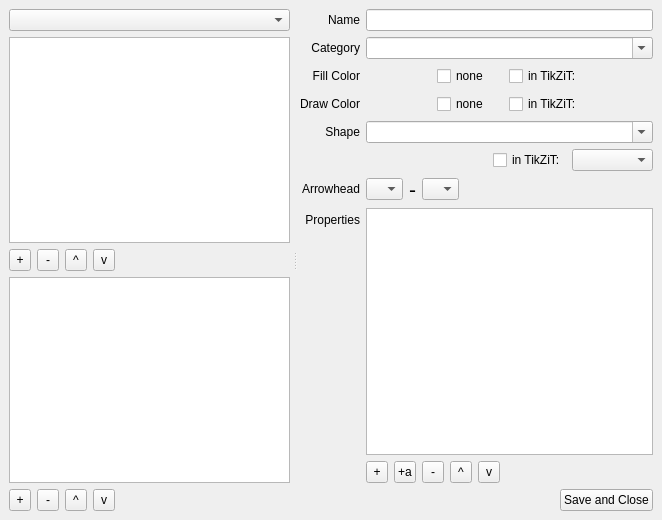
<?xml version="1.0" encoding="UTF-8"?>
<ui version="4.0">
 <class>StyleEditor</class>
 <widget class="QMainWindow" name="StyleEditor">
  <property name="geometry">
   <rect>
    <x>0</x>
    <y>0</y>
    <width>662</width>
    <height>520</height>
   </rect>
  </property>
  <property name="windowTitle">
   <string>Style Editor - TikZiT</string>
  </property>
  <widget class="QWidget" name="centralwidget">
   <layout class="QHBoxLayout" name="horizontalLayout">
    <item>
     <widget class="QSplitter" name="splitter">
      <property name="orientation">
       <enum>Qt::Horizontal</enum>
      </property>
      <property name="handleWidth">
       <number>10</number>
      </property>
      <property name="childrenCollapsible">
       <bool>false</bool>
      </property>
      <widget class="QWidget" name="verticalLayoutWidget_2">
       <layout class="QVBoxLayout" name="verticalLayout_0">
        <item>
         <widget class="QComboBox" name="currentCategory"/>
        </item>
        <item>
         <widget class="QListView" name="styleListView">
          <property name="font">
           <font>
            <pointsize>8</pointsize>
            <italic>true</italic>
           </font>
          </property>
         </widget>
        </item>
        <item>
         <layout class="QHBoxLayout" name="horizontalLayout_3">
          <item>
           <widget class="QToolButton" name="addStyle">
            <property name="minimumSize">
             <size>
              <width>22</width>
              <height>22</height>
             </size>
            </property>
            <property name="maximumSize">
             <size>
              <width>22</width>
              <height>22</height>
             </size>
            </property>
            <property name="font">
             <font>
              <pointsize>9</pointsize>
             </font>
            </property>
            <property name="text">
             <string>+</string>
            </property>
           </widget>
          </item>
          <item>
           <widget class="QToolButton" name="removeStyle">
            <property name="minimumSize">
             <size>
              <width>22</width>
              <height>22</height>
             </size>
            </property>
            <property name="maximumSize">
             <size>
              <width>22</width>
              <height>22</height>
             </size>
            </property>
            <property name="font">
             <font>
              <pointsize>9</pointsize>
             </font>
            </property>
            <property name="text">
             <string>-</string>
            </property>
           </widget>
          </item>
          <item>
           <widget class="QToolButton" name="styleUp">
            <property name="minimumSize">
             <size>
              <width>22</width>
              <height>22</height>
             </size>
            </property>
            <property name="maximumSize">
             <size>
              <width>22</width>
              <height>22</height>
             </size>
            </property>
            <property name="font">
             <font>
              <pointsize>9</pointsize>
             </font>
            </property>
            <property name="text">
             <string>^</string>
            </property>
           </widget>
          </item>
          <item>
           <widget class="QToolButton" name="styleDown">
            <property name="minimumSize">
             <size>
              <width>22</width>
              <height>22</height>
             </size>
            </property>
            <property name="maximumSize">
             <size>
              <width>22</width>
              <height>22</height>
             </size>
            </property>
            <property name="font">
             <font>
              <pointsize>9</pointsize>
             </font>
            </property>
            <property name="text">
             <string>v</string>
            </property>
           </widget>
          </item>
          <item>
           <spacer name="horizontalSpacer">
            <property name="orientation">
             <enum>Qt::Horizontal</enum>
            </property>
            <property name="sizeHint" stdset="0">
             <size>
              <width>40</width>
              <height>20</height>
             </size>
            </property>
           </spacer>
          </item>
         </layout>
        </item>
        <item>
         <widget class="QListView" name="edgeStyleListView">
          <property name="font">
           <font>
            <pointsize>8</pointsize>
            <italic>true</italic>
           </font>
          </property>
         </widget>
        </item>
        <item>
         <layout class="QHBoxLayout" name="horizontalLayout_4">
          <item>
           <widget class="QToolButton" name="addEdgeStyle">
            <property name="minimumSize">
             <size>
              <width>22</width>
              <height>22</height>
             </size>
            </property>
            <property name="maximumSize">
             <size>
              <width>22</width>
              <height>22</height>
             </size>
            </property>
            <property name="font">
             <font>
              <pointsize>9</pointsize>
             </font>
            </property>
            <property name="text">
             <string>+</string>
            </property>
           </widget>
          </item>
          <item>
           <widget class="QToolButton" name="removeEdgeStyle">
            <property name="minimumSize">
             <size>
              <width>22</width>
              <height>22</height>
             </size>
            </property>
            <property name="maximumSize">
             <size>
              <width>22</width>
              <height>22</height>
             </size>
            </property>
            <property name="font">
             <font>
              <pointsize>9</pointsize>
             </font>
            </property>
            <property name="text">
             <string>-</string>
            </property>
           </widget>
          </item>
          <item>
           <widget class="QToolButton" name="edgeStyleUp">
            <property name="minimumSize">
             <size>
              <width>22</width>
              <height>22</height>
             </size>
            </property>
            <property name="maximumSize">
             <size>
              <width>22</width>
              <height>22</height>
             </size>
            </property>
            <property name="font">
             <font>
              <pointsize>9</pointsize>
             </font>
            </property>
            <property name="text">
             <string>^</string>
            </property>
           </widget>
          </item>
          <item>
           <widget class="QToolButton" name="edgeStyleDown">
            <property name="minimumSize">
             <size>
              <width>22</width>
              <height>22</height>
             </size>
            </property>
            <property name="maximumSize">
             <size>
              <width>22</width>
              <height>22</height>
             </size>
            </property>
            <property name="font">
             <font>
              <pointsize>9</pointsize>
             </font>
            </property>
            <property name="text">
             <string>v</string>
            </property>
           </widget>
          </item>
          <item>
           <spacer name="horizontalSpacer_2">
            <property name="orientation">
             <enum>Qt::Horizontal</enum>
            </property>
            <property name="sizeHint" stdset="0">
             <size>
              <width>40</width>
              <height>20</height>
             </size>
            </property>
           </spacer>
          </item>
         </layout>
        </item>
       </layout>
      </widget>
      <widget class="QWidget" name="verticalLayoutWidget">
       <layout class="QVBoxLayout" name="verticalLayou_1">
        <item>
         <layout class="QFormLayout" name="formLayout_2">
          <property name="labelAlignment">
           <set>Qt::AlignRight|Qt::AlignTrailing|Qt::AlignVCenter</set>
          </property>
          <item row="0" column="0">
           <widget class="QLabel" name="labelName">
            <property name="font">
             <font>
              <pointsize>9</pointsize>
             </font>
            </property>
            <property name="text">
             <string>Name</string>
            </property>
            <property name="scaledContents">
             <bool>false</bool>
            </property>
            <property name="alignment">
             <set>Qt::AlignRight|Qt::AlignTrailing|Qt::AlignVCenter</set>
            </property>
           </widget>
          </item>
          <item row="0" column="1">
           <widget class="QLineEdit" name="name">
            <property name="font">
             <font>
              <pointsize>9</pointsize>
             </font>
            </property>
           </widget>
          </item>
          <item row="1" column="0">
           <widget class="QLabel" name="labelCategory">
            <property name="font">
             <font>
              <pointsize>9</pointsize>
             </font>
            </property>
            <property name="text">
             <string>Category</string>
            </property>
            <property name="scaledContents">
             <bool>false</bool>
            </property>
            <property name="alignment">
             <set>Qt::AlignRight|Qt::AlignTrailing|Qt::AlignVCenter</set>
            </property>
           </widget>
          </item>
          <item row="1" column="1">
           <widget class="QComboBox" name="category">
            <property name="font">
             <font>
              <pointsize>9</pointsize>
             </font>
            </property>
            <property name="editable">
             <bool>true</bool>
            </property>
           </widget>
          </item>
          <item row="2" column="0">
           <widget class="QLabel" name="labelFillColor">
            <property name="font">
             <font>
              <pointsize>9</pointsize>
             </font>
            </property>
            <property name="text">
             <string>Fill Color</string>
            </property>
            <property name="scaledContents">
             <bool>false</bool>
            </property>
            <property name="alignment">
             <set>Qt::AlignRight|Qt::AlignTrailing|Qt::AlignVCenter</set>
            </property>
           </widget>
          </item>
          <item row="2" column="1">
           <layout class="QHBoxLayout" name="horizontalLayout_6">
            <item>
             <widget class="QPushButton" name="fillColor">
              <property name="autoFillBackground">
               <bool>true</bool>
              </property>
              <property name="styleSheet">
               <string notr="true"/>
              </property>
              <property name="text">
               <string/>
              </property>
              <property name="flat">
               <bool>true</bool>
              </property>
             </widget>
            </item>
            <item>
             <widget class="QCheckBox" name="noFill">
              <property name="font">
               <font>
                <pointsize>9</pointsize>
                <italic>false</italic>
               </font>
              </property>
              <property name="text">
               <string>none</string>
              </property>
             </widget>
            </item>
            <item>
             <widget class="QCheckBox" name="hasTikzitFillColor">
              <property name="font">
               <font>
                <pointsize>9</pointsize>
                <italic>false</italic>
               </font>
              </property>
              <property name="text">
               <string>in TikZiT:</string>
              </property>
             </widget>
            </item>
            <item>
             <widget class="QPushButton" name="tikzitFillColor">
              <property name="autoFillBackground">
               <bool>true</bool>
              </property>
              <property name="text">
               <string/>
              </property>
              <property name="flat">
               <bool>true</bool>
              </property>
             </widget>
            </item>
           </layout>
          </item>
          <item row="3" column="0">
           <widget class="QLabel" name="labelDrawColor">
            <property name="font">
             <font>
              <pointsize>9</pointsize>
             </font>
            </property>
            <property name="text">
             <string>Draw Color</string>
            </property>
            <property name="scaledContents">
             <bool>false</bool>
            </property>
            <property name="alignment">
             <set>Qt::AlignRight|Qt::AlignTrailing|Qt::AlignVCenter</set>
            </property>
           </widget>
          </item>
          <item row="3" column="1">
           <layout class="QHBoxLayout" name="horizontalLayout_9">
            <item>
             <widget class="QPushButton" name="drawColor">
              <property name="autoFillBackground">
               <bool>true</bool>
              </property>
              <property name="styleSheet">
               <string notr="true"/>
              </property>
              <property name="text">
               <string/>
              </property>
              <property name="flat">
               <bool>true</bool>
              </property>
             </widget>
            </item>
            <item>
             <widget class="QCheckBox" name="noDraw">
              <property name="font">
               <font>
                <pointsize>9</pointsize>
                <italic>false</italic>
               </font>
              </property>
              <property name="text">
               <string>none</string>
              </property>
             </widget>
            </item>
            <item>
             <widget class="QCheckBox" name="hasTikzitDrawColor">
              <property name="font">
               <font>
                <pointsize>9</pointsize>
                <italic>false</italic>
               </font>
              </property>
              <property name="text">
               <string>in TikZiT:</string>
              </property>
             </widget>
            </item>
            <item>
             <widget class="QPushButton" name="tikzitDrawColor">
              <property name="autoFillBackground">
               <bool>true</bool>
              </property>
              <property name="text">
               <string/>
              </property>
              <property name="flat">
               <bool>true</bool>
              </property>
             </widget>
            </item>
           </layout>
          </item>
          <item row="4" column="0">
           <widget class="QLabel" name="labelShape">
            <property name="font">
             <font>
              <pointsize>9</pointsize>
             </font>
            </property>
            <property name="text">
             <string>Shape</string>
            </property>
            <property name="scaledContents">
             <bool>false</bool>
            </property>
            <property name="alignment">
             <set>Qt::AlignRight|Qt::AlignTrailing|Qt::AlignVCenter</set>
            </property>
           </widget>
          </item>
          <item row="4" column="1">
           <widget class="QComboBox" name="shape">
            <property name="font">
             <font>
              <pointsize>9</pointsize>
             </font>
            </property>
            <property name="editable">
             <bool>true</bool>
            </property>
            <item>
             <property name="text">
              <string/>
             </property>
            </item>
            <item>
             <property name="text">
              <string>circle</string>
             </property>
            </item>
            <item>
             <property name="text">
              <string>rectangle</string>
             </property>
            </item>
           </widget>
          </item>
          <item row="5" column="1">
           <layout class="QHBoxLayout" name="horizontalLayout_10">
            <item>
             <spacer name="horizontalSpacer_6">
              <property name="orientation">
               <enum>Qt::Horizontal</enum>
              </property>
              <property name="sizeHint" stdset="0">
               <size>
                <width>40</width>
                <height>20</height>
               </size>
              </property>
             </spacer>
            </item>
            <item>
             <widget class="QCheckBox" name="hasTikzitShape">
              <property name="font">
               <font>
                <pointsize>9</pointsize>
                <italic>false</italic>
               </font>
              </property>
              <property name="text">
               <string>in TikZiT:</string>
              </property>
             </widget>
            </item>
            <item>
             <widget class="QComboBox" name="tikzitShape">
              <property name="font">
               <font>
                <pointsize>9</pointsize>
               </font>
              </property>
              <item>
               <property name="text">
                <string/>
               </property>
              </item>
              <item>
               <property name="text">
                <string>circle</string>
               </property>
              </item>
              <item>
               <property name="text">
                <string>rectangle</string>
               </property>
              </item>
             </widget>
            </item>
           </layout>
          </item>
          <item row="6" column="1">
           <layout class="QHBoxLayout" name="horizontalLayout_7">
            <item>
             <widget class="QComboBox" name="leftArrow">
              <property name="font">
               <font>
                <pointsize>9</pointsize>
               </font>
              </property>
              <property name="editable">
               <bool>false</bool>
              </property>
              <item>
               <property name="text">
                <string/>
               </property>
              </item>
              <item>
               <property name="text">
                <string>&lt;</string>
               </property>
              </item>
              <item>
               <property name="text">
                <string>|</string>
               </property>
              </item>
             </widget>
            </item>
            <item>
             <widget class="QLabel" name="labelDash">
              <property name="font">
               <font>
                <pointsize>16</pointsize>
               </font>
              </property>
              <property name="text">
               <string>-</string>
              </property>
             </widget>
            </item>
            <item>
             <widget class="QComboBox" name="rightArrow">
              <property name="font">
               <font>
                <pointsize>9</pointsize>
               </font>
              </property>
              <property name="editable">
               <bool>false</bool>
              </property>
              <item>
               <property name="text">
                <string/>
               </property>
              </item>
              <item>
               <property name="text">
                <string>&gt;</string>
               </property>
              </item>
              <item>
               <property name="text">
                <string>|</string>
               </property>
              </item>
             </widget>
            </item>
            <item>
             <spacer name="horizontalSpacer_5">
              <property name="orientation">
               <enum>Qt::Horizontal</enum>
              </property>
              <property name="sizeHint" stdset="0">
               <size>
                <width>40</width>
                <height>20</height>
               </size>
              </property>
             </spacer>
            </item>
           </layout>
          </item>
          <item row="7" column="0">
           <widget class="QLabel" name="labelProperties">
            <property name="font">
             <font>
              <pointsize>9</pointsize>
             </font>
            </property>
            <property name="text">
             <string>Properties</string>
            </property>
            <property name="scaledContents">
             <bool>false</bool>
            </property>
            <property name="alignment">
             <set>Qt::AlignRight|Qt::AlignTrailing|Qt::AlignVCenter</set>
            </property>
           </widget>
          </item>
          <item row="7" column="1">
           <layout class="QHBoxLayout" name="horizontalLayout_11">
            <item>
             <layout class="QVBoxLayout" name="verticalLayout_3">
              <item>
               <widget class="QTreeView" name="properties">
                <property name="font">
                 <font>
                  <pointsize>8</pointsize>
                 </font>
                </property>
                <property name="rootIsDecorated">
                 <bool>false</bool>
                </property>
                <property name="uniformRowHeights">
                 <bool>true</bool>
                </property>
                <property name="headerHidden">
                 <bool>false</bool>
                </property>
                <attribute name="headerVisible">
                 <bool>true</bool>
                </attribute>
               </widget>
              </item>
              <item>
               <layout class="QHBoxLayout" name="horizontalLayout_12">
                <item>
                 <widget class="QToolButton" name="addProperty">
                  <property name="minimumSize">
                   <size>
                    <width>22</width>
                    <height>22</height>
                   </size>
                  </property>
                  <property name="maximumSize">
                   <size>
                    <width>22</width>
                    <height>22</height>
                   </size>
                  </property>
                  <property name="font">
                   <font>
                    <pointsize>9</pointsize>
                   </font>
                  </property>
                  <property name="text">
                   <string>+</string>
                  </property>
                 </widget>
                </item>
                <item>
                 <widget class="QToolButton" name="addAtom">
                  <property name="minimumSize">
                   <size>
                    <width>22</width>
                    <height>22</height>
                   </size>
                  </property>
                  <property name="maximumSize">
                   <size>
                    <width>22</width>
                    <height>22</height>
                   </size>
                  </property>
                  <property name="font">
                   <font>
                    <pointsize>9</pointsize>
                   </font>
                  </property>
                  <property name="text">
                   <string>+a</string>
                  </property>
                 </widget>
                </item>
                <item>
                 <widget class="QToolButton" name="removeProperty">
                  <property name="minimumSize">
                   <size>
                    <width>22</width>
                    <height>22</height>
                   </size>
                  </property>
                  <property name="maximumSize">
                   <size>
                    <width>22</width>
                    <height>22</height>
                   </size>
                  </property>
                  <property name="font">
                   <font>
                    <pointsize>9</pointsize>
                   </font>
                  </property>
                  <property name="text">
                   <string>-</string>
                  </property>
                 </widget>
                </item>
                <item>
                 <widget class="QToolButton" name="propertyUp">
                  <property name="minimumSize">
                   <size>
                    <width>22</width>
                    <height>22</height>
                   </size>
                  </property>
                  <property name="maximumSize">
                   <size>
                    <width>22</width>
                    <height>22</height>
                   </size>
                  </property>
                  <property name="font">
                   <font>
                    <pointsize>9</pointsize>
                   </font>
                  </property>
                  <property name="text">
                   <string>^</string>
                  </property>
                 </widget>
                </item>
                <item>
                 <widget class="QToolButton" name="propertyDown">
                  <property name="minimumSize">
                   <size>
                    <width>22</width>
                    <height>0</height>
                   </size>
                  </property>
                  <property name="maximumSize">
                   <size>
                    <width>22</width>
                    <height>22</height>
                   </size>
                  </property>
                  <property name="font">
                   <font>
                    <pointsize>9</pointsize>
                   </font>
                  </property>
                  <property name="text">
                   <string>v</string>
                  </property>
                 </widget>
                </item>
                <item>
                 <spacer name="horizontalSpacer_4">
                  <property name="orientation">
                   <enum>Qt::Horizontal</enum>
                  </property>
                  <property name="sizeHint" stdset="0">
                   <size>
                    <width>40</width>
                    <height>20</height>
                   </size>
                  </property>
                 </spacer>
                </item>
               </layout>
              </item>
             </layout>
            </item>
           </layout>
          </item>
          <item row="6" column="0">
           <widget class="QLabel" name="labelArrowhead">
            <property name="font">
             <font>
              <pointsize>9</pointsize>
             </font>
            </property>
            <property name="text">
             <string>Arrowhead</string>
            </property>
            <property name="scaledContents">
             <bool>false</bool>
            </property>
            <property name="alignment">
             <set>Qt::AlignRight|Qt::AlignTrailing|Qt::AlignVCenter</set>
            </property>
           </widget>
          </item>
          <item row="5" column="0">
           <widget class="QLabel" name="labelArrowhead_2">
            <property name="font">
             <font>
              <pointsize>9</pointsize>
             </font>
            </property>
            <property name="text">
             <string> </string>
            </property>
            <property name="scaledContents">
             <bool>false</bool>
            </property>
            <property name="alignment">
             <set>Qt::AlignRight|Qt::AlignTrailing|Qt::AlignVCenter</set>
            </property>
           </widget>
          </item>
         </layout>
        </item>
        <item>
         <layout class="QHBoxLayout" name="horizontalLayout_8">
          <item>
           <spacer name="horizontalSpacer_3">
            <property name="orientation">
             <enum>Qt::Horizontal</enum>
            </property>
            <property name="sizeHint" stdset="0">
             <size>
              <width>40</width>
              <height>20</height>
             </size>
            </property>
           </spacer>
          </item>
          <item>
           <widget class="QPushButton" name="save">
            <property name="font">
             <font>
              <pointsize>9</pointsize>
             </font>
            </property>
            <property name="text">
             <string>Save and Close</string>
            </property>
           </widget>
          </item>
         </layout>
        </item>
       </layout>
      </widget>
     </widget>
    </item>
   </layout>
  </widget>
 </widget>
 <resources/>
 <connections/>
</ui>
